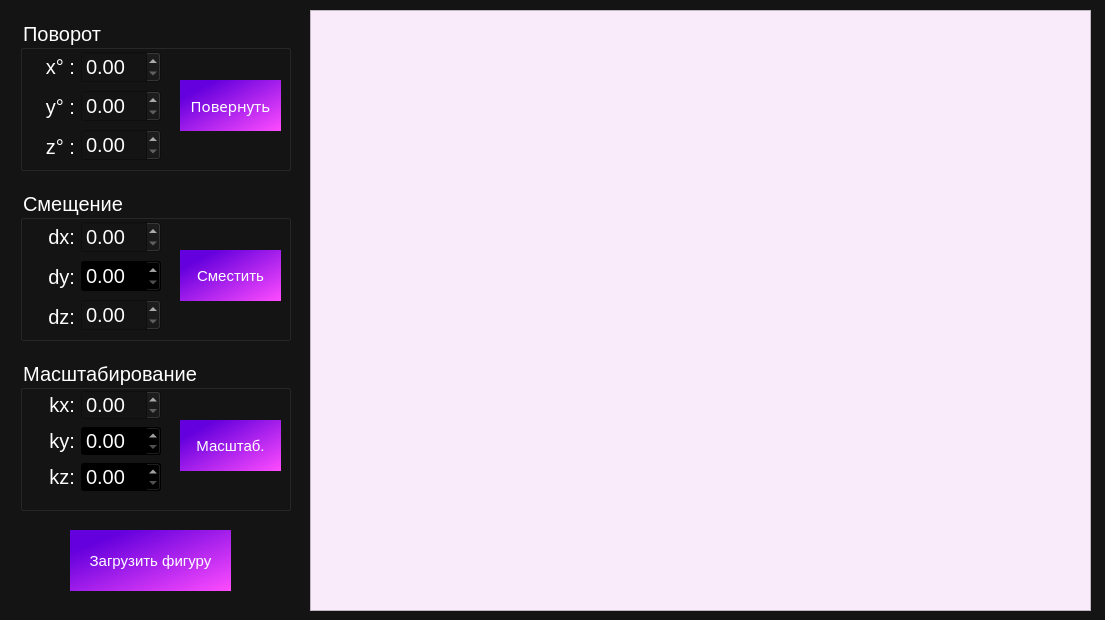
<?xml version="1.0" encoding="UTF-8"?>
<ui version="4.0">
 <class>MainWindow</class>
 <widget class="QMainWindow" name="MainWindow">
  <property name="geometry">
   <rect>
    <x>0</x>
    <y>0</y>
    <width>1105</width>
    <height>620</height>
   </rect>
  </property>
  <property name="windowTitle">
   <string>Не все ли равно, сколько человеку лет, если он знает свое дело?</string>
  </property>
  <property name="styleSheet">
   <string notr="true">color:white; background-color:rgb(20, 20, 20);</string>
  </property>
  <widget class="QWidget" name="centralwidget">
   <widget class="QGroupBox" name="groupBox_spin">
    <property name="geometry">
     <rect>
      <x>20</x>
      <y>20</y>
      <width>271</width>
      <height>151</height>
     </rect>
    </property>
    <property name="font">
     <font>
      <pointsize>-1</pointsize>
     </font>
    </property>
    <property name="styleSheet">
     <string notr="true">color:white; font-size:20px;</string>
    </property>
    <property name="title">
     <string>Поворот</string>
    </property>
    <widget class="QWidget" name="layoutWidget">
     <property name="geometry">
      <rect>
       <x>10</x>
       <y>30</y>
       <width>131</width>
       <height>114</height>
      </rect>
     </property>
     <layout class="QHBoxLayout" name="horizontalLayout">
      <item>
       <layout class="QVBoxLayout" name="verticalLayout_2">
        <item>
         <widget class="QLabel" name="label">
          <property name="font">
           <font>
            <pointsize>-1</pointsize>
           </font>
          </property>
          <property name="text">
           <string>x° :</string>
          </property>
          <property name="alignment">
           <set>Qt::AlignRight|Qt::AlignTrailing|Qt::AlignVCenter</set>
          </property>
         </widget>
        </item>
        <item>
         <widget class="QLabel" name="label_2">
          <property name="font">
           <font>
            <pointsize>-1</pointsize>
           </font>
          </property>
          <property name="text">
           <string>y° :</string>
          </property>
          <property name="alignment">
           <set>Qt::AlignRight|Qt::AlignTrailing|Qt::AlignVCenter</set>
          </property>
         </widget>
        </item>
        <item>
         <widget class="QLabel" name="label_3">
          <property name="font">
           <font>
            <pointsize>-1</pointsize>
           </font>
          </property>
          <property name="text">
           <string>z° :</string>
          </property>
          <property name="alignment">
           <set>Qt::AlignRight|Qt::AlignTrailing|Qt::AlignVCenter</set>
          </property>
         </widget>
        </item>
       </layout>
      </item>
      <item>
       <layout class="QVBoxLayout" name="verticalLayout">
        <item>
         <widget class="QDoubleSpinBox" name="doubleSpinBox_spin_x">
          <property name="font">
           <font>
            <pointsize>-1</pointsize>
           </font>
          </property>
          <property name="styleSheet">
           <string notr="true">color:white; background-color:rgb(20, 20, 20);</string>
          </property>
         </widget>
        </item>
        <item>
         <widget class="QDoubleSpinBox" name="doubleSpinBox_spin_y">
          <property name="font">
           <font>
            <pointsize>-1</pointsize>
           </font>
          </property>
          <property name="styleSheet">
           <string notr="true">color:white; background-color:rgb(20, 20, 20);</string>
          </property>
         </widget>
        </item>
        <item>
         <widget class="QDoubleSpinBox" name="doubleSpinBox_spin_z">
          <property name="font">
           <font>
            <pointsize>-1</pointsize>
           </font>
          </property>
          <property name="styleSheet">
           <string notr="true">color:white;background-color:rgb(20, 20, 20);</string>
          </property>
         </widget>
        </item>
       </layout>
      </item>
     </layout>
    </widget>
    <widget class="QPushButton" name="pushButton_spin">
     <property name="geometry">
      <rect>
       <x>160</x>
       <y>60</y>
       <width>101</width>
       <height>51</height>
      </rect>
     </property>
     <property name="font">
      <font>
       <family>Jet Brains Mono</family>
       <pointsize>-1</pointsize>
      </font>
     </property>
     <property name="styleSheet">
      <string notr="true">background-color: qlineargradient(spread:pad, x1:0.159204, y1:0.205, x2:1, y2:1, stop:0 rgba(100, 0, 221, 255), stop:1 rgba(255, 76, 255, 255));
font-size:15px;
border: 0px;
font-family:'Jet Brains Mono';</string>
     </property>
     <property name="text">
      <string>Повернуть</string>
     </property>
    </widget>
   </widget>
   <widget class="QGroupBox" name="groupBox_move">
    <property name="geometry">
     <rect>
      <x>20</x>
      <y>190</y>
      <width>271</width>
      <height>151</height>
     </rect>
    </property>
    <property name="font">
     <font>
      <pointsize>-1</pointsize>
     </font>
    </property>
    <property name="styleSheet">
     <string notr="true">font-size:20px;</string>
    </property>
    <property name="title">
     <string>Смещение</string>
    </property>
    <widget class="QWidget" name="layoutWidget">
     <property name="geometry">
      <rect>
       <x>10</x>
       <y>30</y>
       <width>131</width>
       <height>114</height>
      </rect>
     </property>
     <layout class="QHBoxLayout" name="horizontalLayout_2">
      <item>
       <layout class="QVBoxLayout" name="verticalLayout_3">
        <item>
         <widget class="QLabel" name="label_4">
          <property name="font">
           <font>
            <pointsize>-1</pointsize>
           </font>
          </property>
          <property name="text">
           <string>dx:</string>
          </property>
          <property name="alignment">
           <set>Qt::AlignRight|Qt::AlignTrailing|Qt::AlignVCenter</set>
          </property>
         </widget>
        </item>
        <item>
         <widget class="QLabel" name="label_5">
          <property name="font">
           <font>
            <pointsize>-1</pointsize>
           </font>
          </property>
          <property name="text">
           <string>dy:</string>
          </property>
          <property name="alignment">
           <set>Qt::AlignRight|Qt::AlignTrailing|Qt::AlignVCenter</set>
          </property>
         </widget>
        </item>
        <item>
         <widget class="QLabel" name="label_6">
          <property name="font">
           <font>
            <pointsize>-1</pointsize>
           </font>
          </property>
          <property name="text">
           <string>dz:</string>
          </property>
          <property name="alignment">
           <set>Qt::AlignRight|Qt::AlignTrailing|Qt::AlignVCenter</set>
          </property>
         </widget>
        </item>
       </layout>
      </item>
      <item>
       <layout class="QVBoxLayout" name="verticalLayout_4">
        <item>
         <widget class="QDoubleSpinBox" name="doubleSpinBox_move_x">
          <property name="font">
           <font>
            <pointsize>-1</pointsize>
           </font>
          </property>
          <property name="styleSheet">
           <string notr="true">color:white;background-color:rgb(20, 20, 20);</string>
          </property>
         </widget>
        </item>
        <item>
         <widget class="QDoubleSpinBox" name="doubleSpinBox_move_y">
          <property name="font">
           <font>
            <pointsize>-1</pointsize>
           </font>
          </property>
          <property name="styleSheet">
           <string notr="true">color:white; background-color:black;</string>
          </property>
         </widget>
        </item>
        <item>
         <widget class="QDoubleSpinBox" name="doubleSpinBox_move_z">
          <property name="font">
           <font>
            <pointsize>-1</pointsize>
           </font>
          </property>
          <property name="styleSheet">
           <string notr="true">color:white; background-color:rgb(20, 20, 20);</string>
          </property>
         </widget>
        </item>
       </layout>
      </item>
     </layout>
    </widget>
    <widget class="QPushButton" name="pushButton_move">
     <property name="geometry">
      <rect>
       <x>160</x>
       <y>60</y>
       <width>101</width>
       <height>51</height>
      </rect>
     </property>
     <property name="font">
      <font>
       <pointsize>-1</pointsize>
      </font>
     </property>
     <property name="styleSheet">
      <string notr="true">background-color: qlineargradient(spread:pad, x1:0.159204, y1:0.205, x2:1, y2:1, stop:0 rgba(100, 0, 221, 255), stop:1 rgba(255, 76, 255, 255));
font-size:15px;
border: 0px;</string>
     </property>
     <property name="text">
      <string>Сместить</string>
     </property>
    </widget>
   </widget>
   <widget class="QGroupBox" name="groupBox_scale">
    <property name="geometry">
     <rect>
      <x>20</x>
      <y>360</y>
      <width>271</width>
      <height>151</height>
     </rect>
    </property>
    <property name="font">
     <font>
      <pointsize>-1</pointsize>
     </font>
    </property>
    <property name="styleSheet">
     <string notr="true">font-size:20px;</string>
    </property>
    <property name="title">
     <string>Масштабирование</string>
    </property>
    <widget class="QWidget" name="layoutWidget_2">
     <property name="geometry">
      <rect>
       <x>10</x>
       <y>30</y>
       <width>131</width>
       <height>102</height>
      </rect>
     </property>
     <layout class="QHBoxLayout" name="horizontalLayout_3">
      <item>
       <layout class="QVBoxLayout" name="verticalLayout_5">
        <item>
         <widget class="QLabel" name="label_7">
          <property name="font">
           <font>
            <pointsize>-1</pointsize>
           </font>
          </property>
          <property name="text">
           <string>kx:</string>
          </property>
          <property name="alignment">
           <set>Qt::AlignRight|Qt::AlignTrailing|Qt::AlignVCenter</set>
          </property>
         </widget>
        </item>
        <item>
         <widget class="QLabel" name="label_8">
          <property name="font">
           <font>
            <pointsize>-1</pointsize>
           </font>
          </property>
          <property name="text">
           <string>ky:</string>
          </property>
          <property name="alignment">
           <set>Qt::AlignRight|Qt::AlignTrailing|Qt::AlignVCenter</set>
          </property>
         </widget>
        </item>
        <item>
         <widget class="QLabel" name="label_9">
          <property name="font">
           <font>
            <pointsize>-1</pointsize>
           </font>
          </property>
          <property name="text">
           <string>kz:</string>
          </property>
          <property name="alignment">
           <set>Qt::AlignRight|Qt::AlignTrailing|Qt::AlignVCenter</set>
          </property>
         </widget>
        </item>
       </layout>
      </item>
      <item>
       <layout class="QVBoxLayout" name="verticalLayout_6">
        <item>
         <widget class="QDoubleSpinBox" name="doubleSpinBox_scale_x">
          <property name="font">
           <font>
            <pointsize>-1</pointsize>
           </font>
          </property>
          <property name="styleSheet">
           <string notr="true">color:white; background-color:rgb(20, 20, 20);</string>
          </property>
         </widget>
        </item>
        <item>
         <widget class="QDoubleSpinBox" name="doubleSpinBox_scale_y">
          <property name="font">
           <font>
            <pointsize>-1</pointsize>
           </font>
          </property>
          <property name="styleSheet">
           <string notr="true">color:white; background-color:black;</string>
          </property>
         </widget>
        </item>
        <item>
         <widget class="QDoubleSpinBox" name="doubleSpinBox_scale_z">
          <property name="font">
           <font>
            <pointsize>-1</pointsize>
           </font>
          </property>
          <property name="styleSheet">
           <string notr="true">color:white; background-color:black;</string>
          </property>
         </widget>
        </item>
       </layout>
      </item>
     </layout>
    </widget>
    <widget class="QPushButton" name="pushButton_scale">
     <property name="geometry">
      <rect>
       <x>160</x>
       <y>60</y>
       <width>101</width>
       <height>51</height>
      </rect>
     </property>
     <property name="font">
      <font>
       <pointsize>-1</pointsize>
      </font>
     </property>
     <property name="styleSheet">
      <string notr="true">background-color: qlineargradient(spread:pad, x1:0.159204, y1:0.205, x2:1, y2:1, stop:0 rgba(100, 0, 221, 255), stop:1 rgba(255, 76, 255, 255));
font-size:15px;
border: 0px;</string>
     </property>
     <property name="text">
      <string>Масштаб.</string>
     </property>
    </widget>
   </widget>
   <widget class="QPushButton" name="pushButton_load">
    <property name="geometry">
     <rect>
      <x>70</x>
      <y>530</y>
      <width>161</width>
      <height>61</height>
     </rect>
    </property>
    <property name="styleSheet">
     <string notr="true">background-color: qlineargradient(spread:pad, x1:0.159204, y1:0.205, x2:1, y2:1, stop:0 rgba(100, 0, 221, 255), stop:1 rgba(255, 76, 255, 255));
font-size:15px;
border: 0px;</string>
    </property>
    <property name="text">
     <string>Загрузить фигуру</string>
    </property>
   </widget>
   <widget class="QGraphicsView" name="graphicsView">
    <property name="geometry">
     <rect>
      <x>310</x>
      <y>10</y>
      <width>781</width>
      <height>601</height>
     </rect>
    </property>
    <property name="styleSheet">
     <string notr="true">color:white; background-color:rgb(250, 235, 250);</string>
    </property>
   </widget>
  </widget>
  <widget class="QMenuBar" name="menubar">
   <property name="geometry">
    <rect>
     <x>0</x>
     <y>0</y>
     <width>1105</width>
     <height>26</height>
    </rect>
   </property>
  </widget>
 </widget>
 <resources/>
 <connections/>
</ui>
